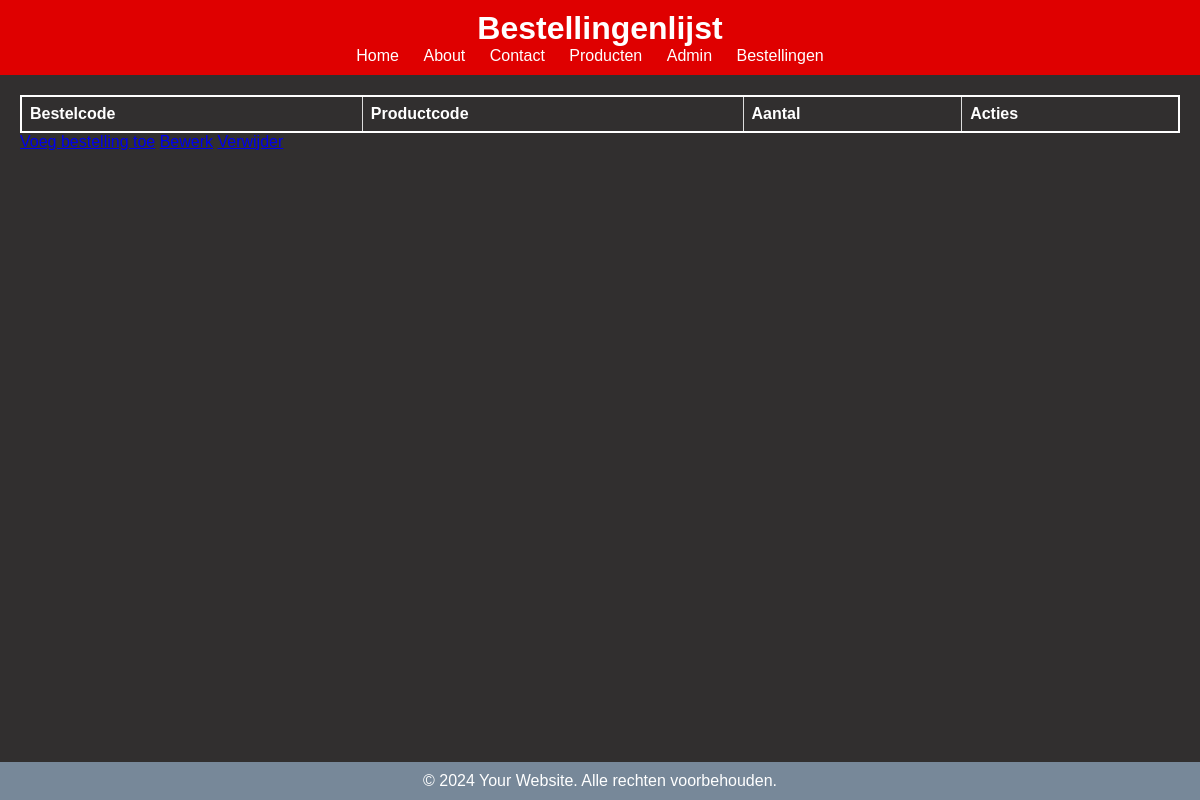
The page /index1.php on the database as committed earlier.
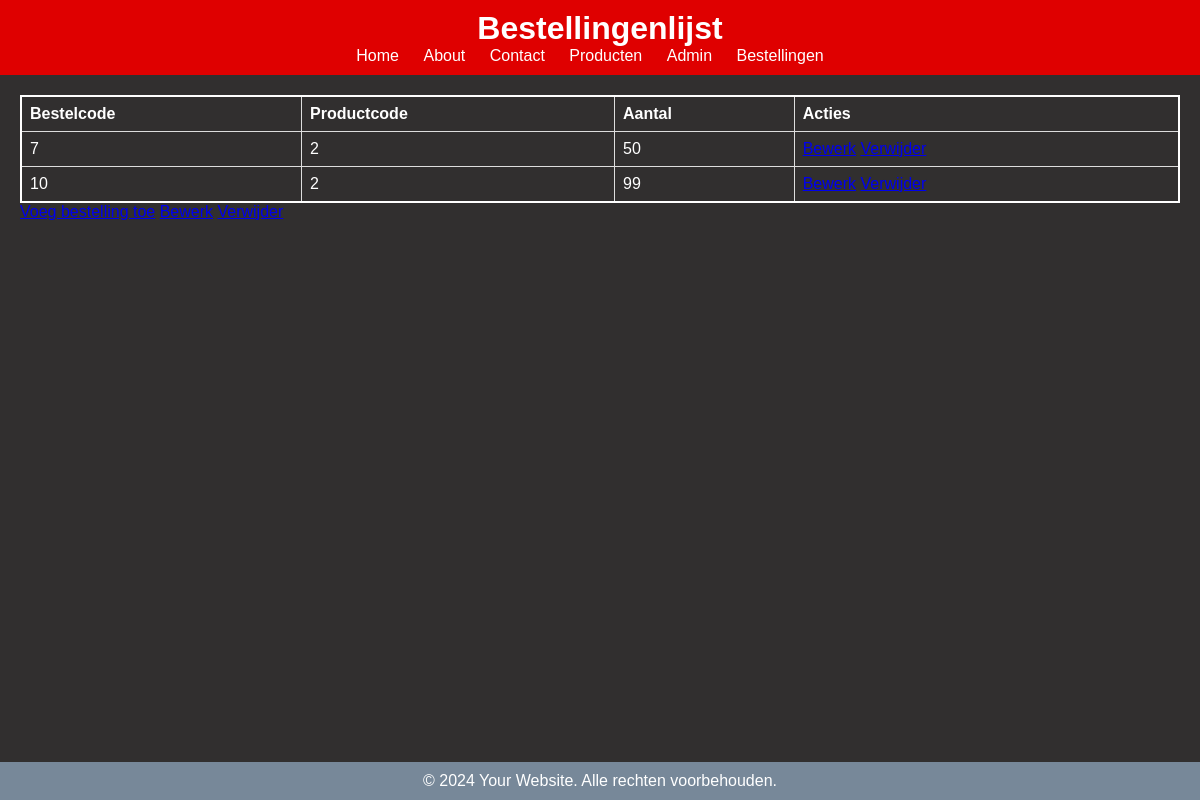
The same page on the database as committed later.
### tables this page shows
CREATE TABLE `bestelling` (
  `bestel` int(200) NOT NULL,
  `klantcode` int(11) NOT NULL,
  `productcode` int(11) NOT NULL,
  `aantal` int(11) NOT NULL,
  `bestelcode` int(200) NOT NULL
);

### index1.php (the view, shortened to what this page needs)
<!DOCTYPE html>
<html lang="en">
<head>
    <link rel="stylesheet" href="style.css">
</head>
<body>
<header>
    <h1>Bestellingenlijst</h1>
    <nav>
        <ul>
            <li><a href="index.html">Home</a></li>
            <li><a href="about.html">About</a></li>
            <li><a href="contact.html">Contact</a></li>
            <li><a href="crud_product.php">Producten</a></li>
            <li><a href="index.php">Admin</a></li>
            <li><a href="index1.php">Bestellingen</a></li>
        </ul>
    </nav>
</header>
<main>
    <?php
    include 'connect.php';
    $query = $db->prepare("SELECT * FROM bestelling");
    $query->execute();
    $bestellingen = $query->fetchAll(PDO::FETCH_ASSOC);
    ?>
    <table>
        <tr>
            <th>Bestelcode</th>
            <th>Productcode</th>
            <th>Aantal</th>
            <th>Acties</th>
        </tr>
        <?php foreach ($bestellingen as $bestelling) : ?>
            <tr>
                <td><?php echo $bestelling['bestelcode']; ?></td>
                <td><?php echo $bestelling['productcode']; ?></td>
                <td><?php echo $bestelling['aantal']; ?></td>
                <td>
                    <a href="edit_besteling.php?bestelcode=<?php echo $bestelling['bestelcode']; ?>">Bewerk</a>
                    <a href="delete_besteling.php?bestelcode=<?php echo $bestelling['bestelcode']; ?>">Verwijder</a>
                </td>
            </tr>
        <?php endforeach; ?>
    </table>
    <a href="add_besteling.php">Voeg bestelling toe</a>
    <a href="edit_besteling.php?bestelcode=<?php echo $bestelling['bestelcode']; ?>">Bewerk</a>
                    <a href="delete_besteling.php?bestelcode=<?php echo $bestelling['bestelcode']; ?>">Verwijder</a>
</main>
<footer>
    <p>&copy; 2024 Your Website. Alle rechten voorbehouden.</p>
</footer>
</body>
</html>

Rows that differ between the two databases and show on the page:
added bestelling: bestelcode "7", productcode "2", aantal "50"
added bestelling: bestelcode "10", productcode "2", aantal "99"
